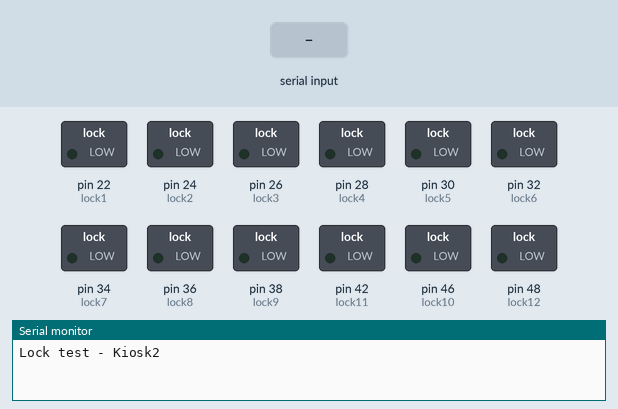
A sketch run on a simulated Arduino Mega 2560, built with avr-gcc and run on an emulated ATmega2560. On the bench: switched loads named in the sketch (green lamp = pin HIGH), the last lines printed to the serial monitor. The test bench sets the inputs (shaded band).

Above: at 1.2 s.
1.3 s: "1" received over Serial
At 2.2 s:
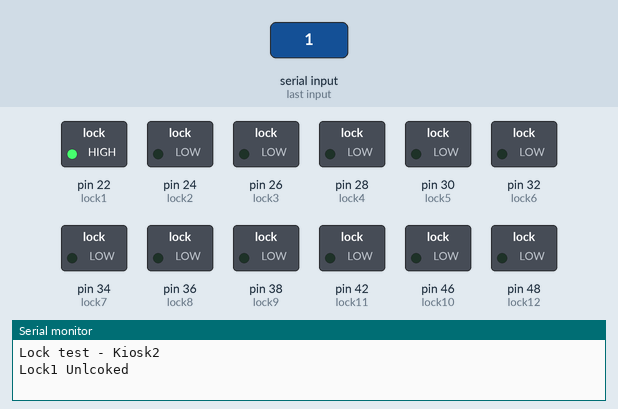
4.3 s: byte 66 ('B') received over Serial
At 5.5 s:
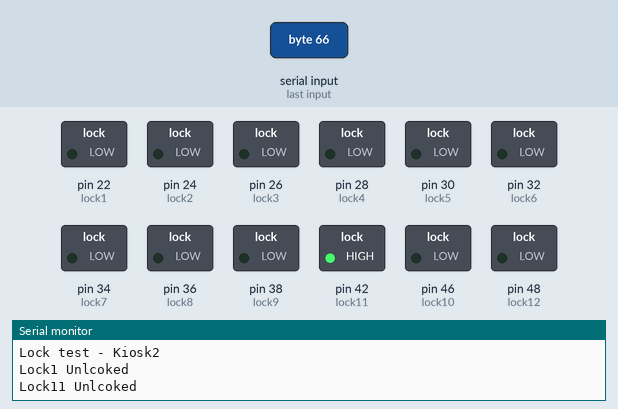
7.3 s: byte 67 ('C') received over Serial
At 8.0 s:
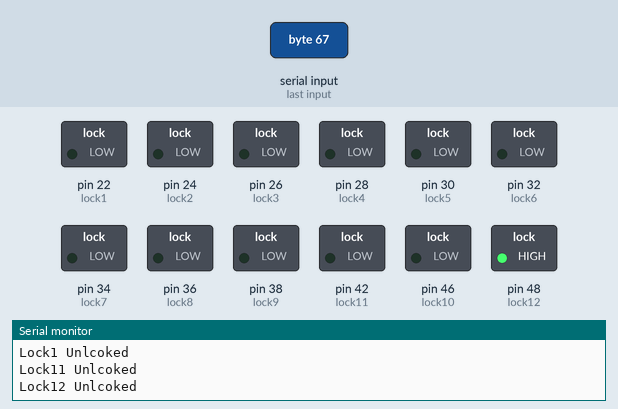
10.3 s: "2" received over Serial
At 11.5 s:
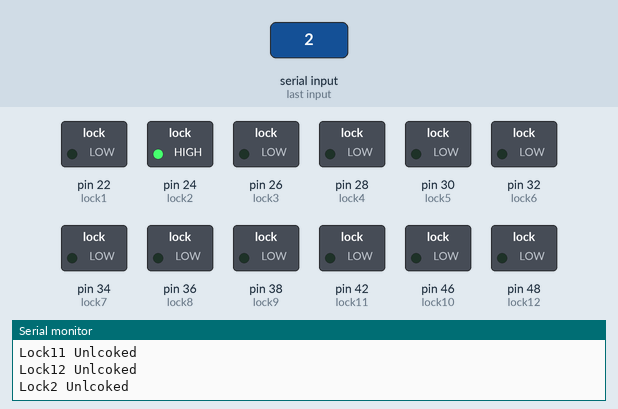
13.3 s: "3" received over Serial
At 13.7 s:
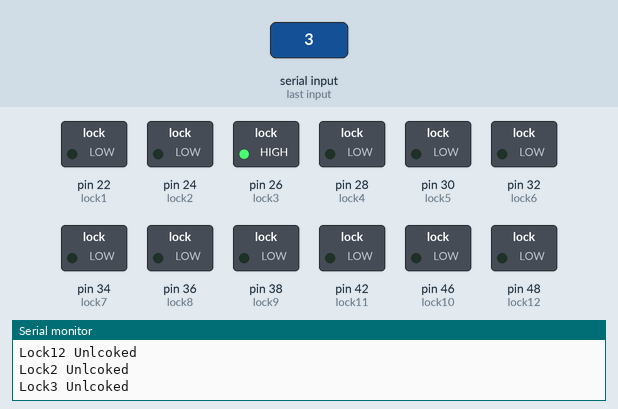
16.3 s: "4" received over Serial
At 17.2 s:
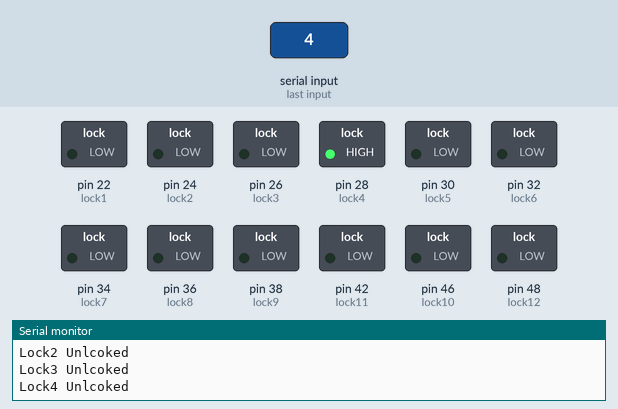
Timing chart, 0 to 19.3 s (numbered marks = the images above; inputs shaded):
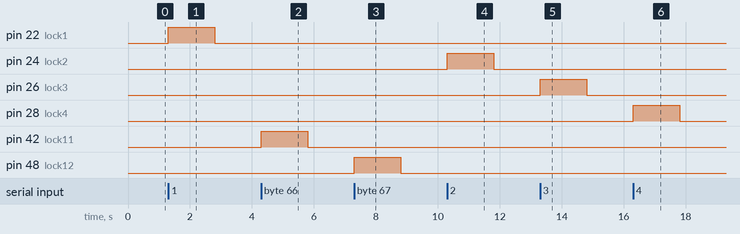

Measured:
- after the input at 1.3 s, pin 22 (lock1): LOW → HIGH at once, → LOW 1.5 s later
- after the input at 4.3 s, pin 42 (lock11): LOW → HIGH at once, → LOW 1.5 s later
- after the input at 7.3 s, pin 48 (lock12): LOW → HIGH at once, → LOW 1.5 s later
- after the input at 10.3 s, pin 24 (lock2): LOW → HIGH at once, → LOW 1.5 s later
- after the input at 13.3 s, pin 26 (lock3): LOW → HIGH at once, → LOW 1.5 s later
- after the input at 16.3 s, pin 28 (lock4): LOW → HIGH at once, → LOW 1.5 s later

The sketch:

lock_Control.ino
```cpp
#define lock1 22
#define lock2 24
#define lock3 26
#define lock4 28
#define lock5 30
#define lock6 32
#define lock7 34
#define lock8 36
#define lock9 38
#define lock10 46
#define lock11 42
#define lock12 48

// #define lock10 40
// #define lock13 12
// #define lock14 44


#define drive_time 1500

void setup(){
	Serial.begin(115200);
	Serial.println("Lock test - Kiosk2");

	pinMode(lock1, OUTPUT);
	pinMode(lock2, OUTPUT);
	pinMode(lock3, OUTPUT);
	pinMode(lock4, OUTPUT);
	pinMode(lock5, OUTPUT);
	pinMode(lock6, OUTPUT);
	pinMode(lock7, OUTPUT);
	pinMode(lock8, OUTPUT);
	pinMode(lock9, OUTPUT);
	pinMode(lock10, OUTPUT);
	pinMode(lock11, OUTPUT);
	pinMode(lock12, OUTPUT);


	digitalWrite(lock1, LOW);
	digitalWrite(lock2, LOW);
	digitalWrite(lock3, LOW);
	digitalWrite(lock4, LOW);
	digitalWrite(lock5, LOW);
	digitalWrite(lock6, LOW);
	digitalWrite(lock7, LOW);
	digitalWrite(lock8, LOW);
	digitalWrite(lock9, LOW);
	digitalWrite(lock10, LOW);
	digitalWrite(lock11, LOW);
	digitalWrite(lock12, LOW);

/*
	digitalWrite(lock1, HIGH);
	Serial.println("Lock1 Unlcoked");
	delay(drive_time);
	digitalWrite(lock1, LOW);
	delay(2000);

	digitalWrite(lock2, HIGH);
	Serial.println("Lock2 Unlcoked");
	delay(drive_time);
	digitalWrite(lock2, LOW);
	delay(2000);

	digitalWrite(lock3, HIGH);
	Serial.println("Lock3 Unlcoked");
	delay(drive_time);
	digitalWrite(lock3, LOW);
	delay(2000);

	digitalWrite(lock4, HIGH);
	Serial.println("Lock4 Unlcoked");
	delay(drive_time);
	digitalWrite(lock4, LOW);
	delay(2000);

	digitalWrite(lock5, HIGH);
	Serial.println("Lock5 Unlcoked");
	delay(drive_time);
	digitalWrite(lock5, LOW);
	delay(2000);

	digitalWrite(lock6, HIGH);
	Serial.println("Lock6 Unlcoked");
	delay(drive_time);
	digitalWrite(lock6, LOW);
	delay(2000);

	digitalWrite(lock7, HIGH);
	Serial.println("Lock7 Unlcoked");
	delay(drive_time);
	digitalWrite(lock7, LOW);
	delay(2000);


	digitalWrite(lock8, HIGH);
	Serial.println("Lock8 Unlcoked");
	delay(drive_time);
	digitalWrite(lock8, LOW);
	delay(2000);

	digitalWrite(lock9, HIGH);
	Serial.println("Lock9 Unlcoked");
	delay(drive_time);
	digitalWrite(lock9, LOW);
	delay(2000);

	digitalWrite(lock10, HIGH);
	Serial.println("Lock10 Unlcoked");
	delay(drive_time);
	digitalWrite(lock10, LOW);
	delay(2000);

	digitalWrite(lock11, HIGH);
	Serial.println("Lock11 Unlcoked");
	delay(drive_time);
	digitalWrite(lock11, LOW);
	delay(2000);

	digitalWrite(lock12, HIGH);
	Serial.println("Lock12 Unlcoked");
	delay(drive_time);
	digitalWrite(lock12, LOW);
	delay(2000);

	// digitalWrite(lock13, HIGH);
	// Serial.println("Lock13 Unlcoked");
	// delay(drive_time);
	// digitalWrite(lock13, LOW);
	// delay(2000);

	// digitalWrite(lock14, HIGH);
	// Serial.println("Lock14 Unlcoked");
	// delay(drive_time);
	// digitalWrite(lock14, LOW);
	// delay(2000);

	// digitalWrite(lock15, HIGH);
	// Serial.println("Lock15 Unlcoked");
	// delay(drive_time);
	// digitalWrite(lock15, LOW);
	// delay(2000);
*/

}

void loop(){
	if(Serial.available()){
		char command = Serial.read();

		if(command == '1'){
			digitalWrite(lock1, HIGH);
			Serial.println("Lock1 Unlcoked");
			delay(drive_time);
			digitalWrite(lock1, LOW);
		}
		else if(command == '2'){
			digitalWrite(lock2, HIGH);
			Serial.println("Lock2 Unlcoked");
			delay(drive_time);
			digitalWrite(lock2, LOW);
		}
		else if(command == '3'){
			digitalWrite(lock3, HIGH);
			Serial.println("Lock3 Unlcoked");
			delay(drive_time);
			digitalWrite(lock3, LOW);
		}
		else if(command == '4'){
			digitalWrite(lock4, HIGH);
			Serial.println("Lock4 Unlcoked");
			delay(drive_time);
			digitalWrite(lock4, LOW);
		}
		else if(command == '5'){
			digitalWrite(lock5, HIGH);
			Serial.println("Lock5 Unlcoked");
			delay(drive_time);
			digitalWrite(lock5, LOW);
		}
		else if(command == '6'){
			digitalWrite(lock6, HIGH);
			Serial.println("Lock6 Unlcoked");
			delay(drive_time);
			digitalWrite(lock6, LOW);
		}
		else if(command == '7'){
			digitalWrite(lock7, HIGH);
			Serial.println("Lock7 Unlcoked");
			delay(drive_time);
			digitalWrite(lock7, LOW);
		}
		else if(command == '8'){
			digitalWrite(lock8, HIGH);
			Serial.println("Lock8 Unlcoked");
			delay(drive_time);
			digitalWrite(lock8, LOW);
		}
		else if(command == '9'){
			digitalWrite(lock9, HIGH);
			Serial.println("Lock9 Unlcoked");
			delay(drive_time);
			digitalWrite(lock9, LOW);
		}
		else if(command == 'A'){
			digitalWrite(lock10, HIGH);
			Serial.println("Lock10 Unlcoked");
			delay(drive_time);
			digitalWrite(lock10, LOW);
		}
		else if(command == 'B'){
			digitalWrite(lock11, HIGH);
			Serial.println("Lock11 Unlcoked");
			delay(drive_time);
			digitalWrite(lock11, LOW);
		}else if(command == 'C'){
			digitalWrite(lock12, HIGH);
			Serial.println("Lock12 Unlcoked");
			delay(drive_time);
			digitalWrite(lock12, LOW);
		}
	}
}
```
